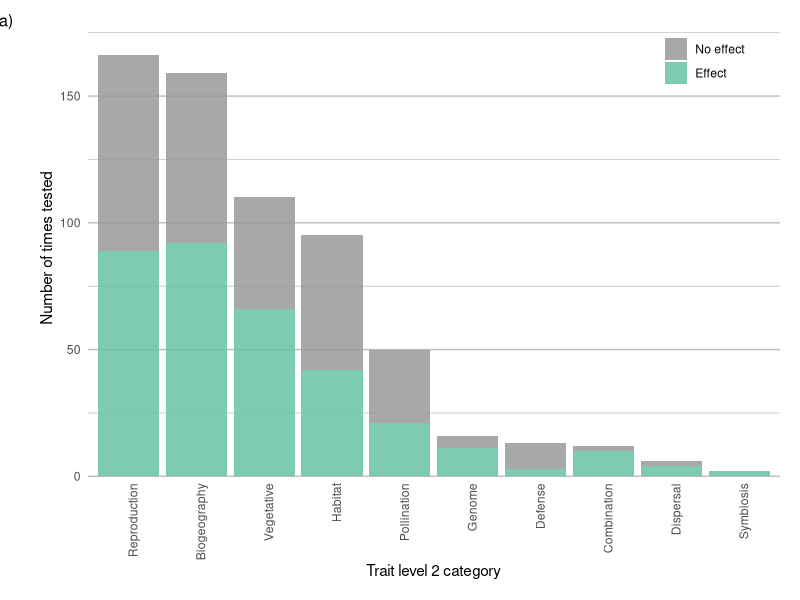
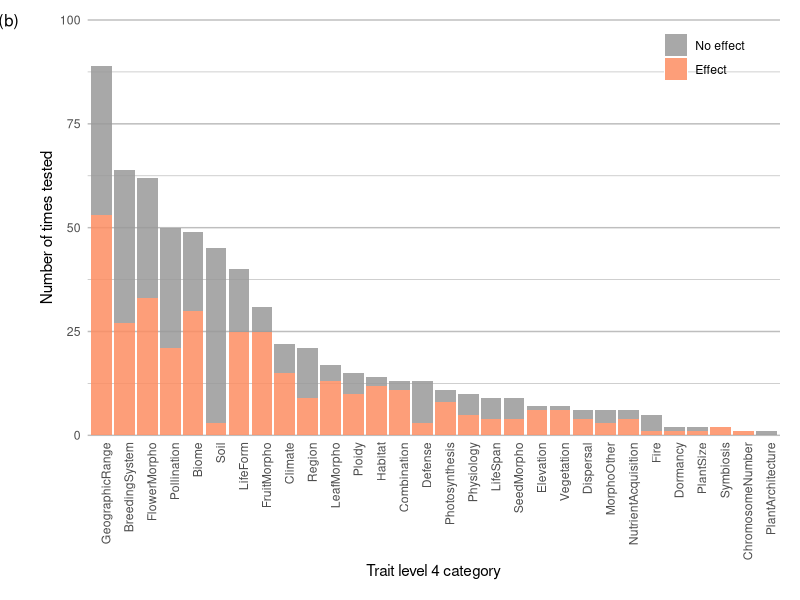
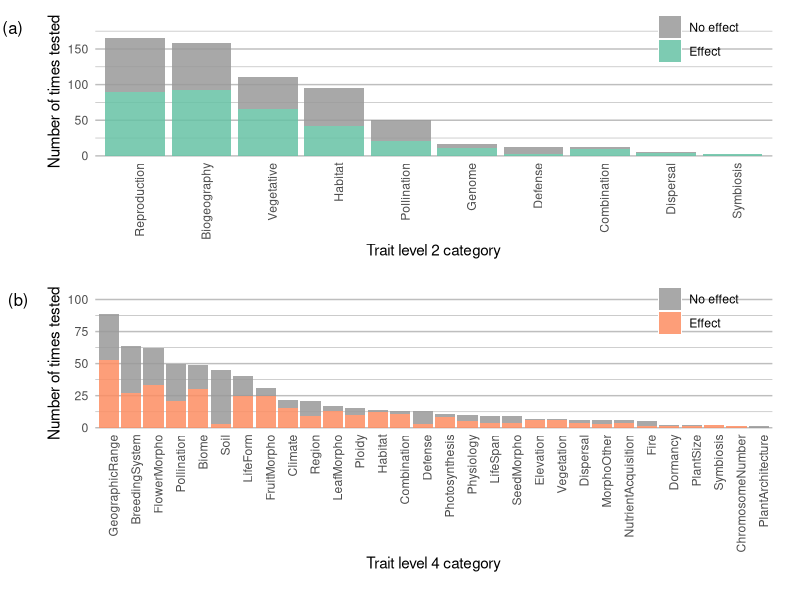
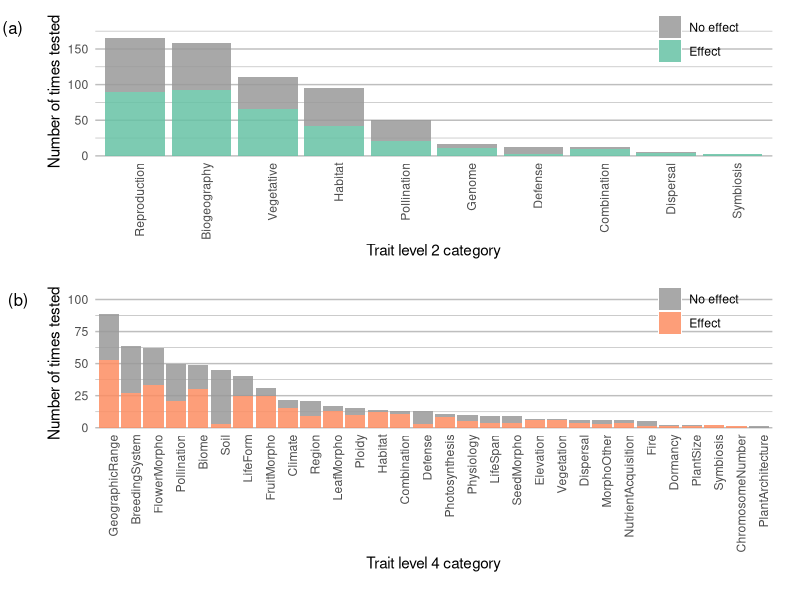

Generate these figures, in order, with R:

#Library
library(tidyverse)
library(ggplot2)
library(RColorBrewer)
library(dplyr)
library(patchwork)
library(grid)

#read in full data frame
df <-
  read.csv("data/sse_review_table - main_table.csv")

#choose the columns you want in model (plus study/model_no for formatting)
df <-
  df[, c(
    'study',
    'model_no',
    'trait_level_1',
    'trait_level_2',
    'trait_level_3',
    'trait_level_4',
    'trait_level_5',
    'trait_level_6',
    'div_inc'
  )]

#make sure columns are the right type
df$trait_level_1 <- as.factor(df$trait_level_1)
df$trait_level_2 <- as.factor(df$trait_level_2)
df$trait_level_3 <- as.factor(df$trait_level_3)
df$trait_level_4 <- as.factor(df$trait_level_4)
df$trait_level_5 <- as.factor(df$trait_level_5)
df$trait_level_6 <- as.factor(df$trait_level_6)

#reduce to a single binary result per model per study
df <- df %>%
  group_by(study, model_no) %>%
  dplyr::slice(which.max(div_inc))

####
# TRAIT LEVEL 2
####

#set Multi-State results to 1
df$div_inc[df$div_inc > 1] <- 1

#count numbers of 0 and 1 per trait
df2 <- df %>% group_by(trait_level_2, div_inc, .drop=FALSE) %>% summarize(count=n()) %>% ungroup() %>% complete(trait_level_2, div_inc, fill = list(count = 0))

#make binary classification character
df2$div_inc<-as.character(df2$div_inc)

#color
options(ggplot2.discrete.fill = c("#999999", brewer.pal(5,"Set2")[1]))

#plot
l2<-ggplot(df2, aes(fill=div_inc, y=count, x=reorder(trait_level_2, -count))) +
  geom_bar(position="stack", stat="identity",alpha=0.85) +
  scale_x_discrete(name ="Trait level 2 category") +
  scale_y_continuous(expand = c(0, 0),
                     limits=c(0,180),
                     name ="Number of times tested") +
  scale_fill_discrete(labels = c("No effect", "Effect")) +
  theme(axis.text.x = element_text(angle = 90,hjust = 1),
        axis.ticks.x = element_blank(),
        axis.ticks.y = element_blank(),
        legend.title = element_blank(),
        panel.border = element_blank(),
        panel.grid.minor = element_line(colour="grey"),
        panel.grid.major.y = element_line(colour="grey"),
        panel.grid.major.x = element_blank(),
        panel.background = element_rect(fill = "white"),
        legend.position = c(0.89,0.91),
        legend.background = element_blank(),
        plot.margin = unit(c(1, 1, 1, 2),"lines")) +
  coord_cartesian(clip = "off") +
  annotation_custom(
    grob = textGrob(label = "(a)", hjust = 0, gp = gpar(cex = 1)),
    ymin = 180,      # Vertical position of the textGrob
    ymax = 180,
    xmin = -1,         # Note: The grobs are positioned outside the plot area
    xmax = -1)

l2

####
# TRAIT LEVEL 4
####

#count numbers of 0 and 1 per trait
df2 <- df %>% group_by(trait_level_4, div_inc, .drop=FALSE) %>% summarize(count=n()) %>% ungroup() %>% complete(trait_level_4, div_inc, fill = list(count = 0))

#make binary classification character
df2$div_inc<-as.character(df2$div_inc)

#colour
options(ggplot2.discrete.fill = c("#999999", brewer.pal(5,"Set2")[2]))

##
l4<-ggplot(df2, aes(fill=div_inc, y=count, x=reorder(trait_level_4, -count))) +
  geom_bar(position="stack", stat="identity",alpha=0.85) +
  scale_x_discrete(name ="Trait level 4 category") +
  scale_y_continuous(expand = c(0, 0),
                     limits=c(0,100),
                     name ="Number of times tested") +
  scale_fill_discrete(labels = c("No effect", "Effect")) +
  theme(axis.text.x = element_text(angle = 90,hjust = 1),
        axis.ticks.x = element_blank(),
        axis.ticks.y = element_blank(),
        legend.title = element_blank(),
        panel.border = element_blank(),
        panel.grid.minor = element_line(colour="grey"),
        panel.grid.major.y = element_line(colour="grey"),
        panel.grid.major.x = element_blank(),
        panel.background = element_rect(fill = "white"),
        legend.position = c(0.89,0.91),
        legend.background = element_blank(),
        plot.margin = unit(c(1, 1, 1, 2),"lines")) +
  coord_cartesian(clip = "off") +
  annotation_custom(
    grob = textGrob(label = "(b)", hjust = 0, gp = gpar(cex = 1)),
    ymin = 100,      # Vertical position of the textGrob
    ymax = 100,
    xmin = -3.5,         # Note: The grobs are positioned outside the plot area
    xmax = -3.5)


l4

###
# Combined
###

l2 / l4

ggsave("figures/stacked_barplot_traits_2and4.png",
       width = 20,
       height = 25,
       units = 'cm')

